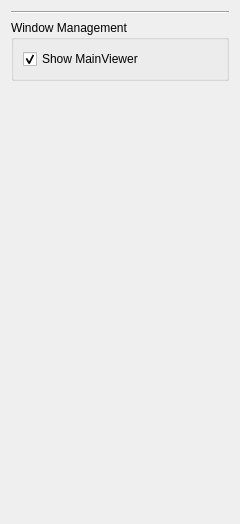
<?xml version="1.0" encoding="UTF-8"?>
<ui version="4.0">
 <class>MainViewerControl</class>
 <widget class="QWidget" name="MainViewerControl">
  <property name="geometry">
   <rect>
    <x>0</x>
    <y>0</y>
    <width>240</width>
    <height>524</height>
   </rect>
  </property>
  <property name="minimumSize">
   <size>
    <width>200</width>
    <height>0</height>
   </size>
  </property>
  <property name="maximumSize">
   <size>
    <width>240</width>
    <height>16777215</height>
   </size>
  </property>
  <property name="windowTitle">
   <string>Form</string>
  </property>
  <layout class="QVBoxLayout" name="verticalLayout">
   <item alignment="Qt::AlignTop">
    <widget class="Line" name="line">
     <property name="orientation">
      <enum>Qt::Horizontal</enum>
     </property>
    </widget>
   </item>
   <item alignment="Qt::AlignTop">
    <widget class="QGroupBox" name="windowManagementGroupBox">
     <property name="title">
      <string>Window Management</string>
     </property>
     <layout class="QVBoxLayout" name="verticalLayout_2">
      <item>
       <widget class="QCheckBox" name="toggleVisibility">
        <property name="text">
         <string>Show MainViewer</string>
        </property>
        <property name="checked">
         <bool>true</bool>
        </property>
       </widget>
      </item>
     </layout>
    </widget>
   </item>
   <item>
    <spacer name="verticalSpacer">
     <property name="orientation">
      <enum>Qt::Vertical</enum>
     </property>
     <property name="sizeHint" stdset="0">
      <size>
       <width>20</width>
       <height>40</height>
      </size>
     </property>
    </spacer>
   </item>
  </layout>
 </widget>
 <resources/>
 <connections/>
</ui>
